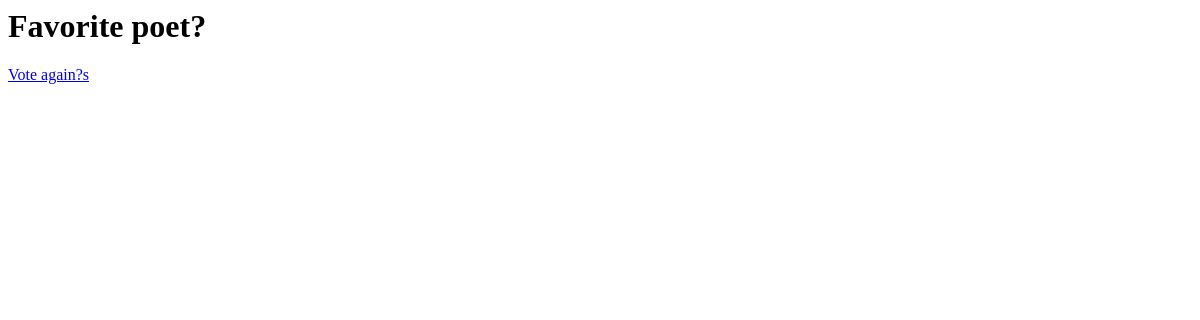
Before: /polls/4/results/ with the older database file.
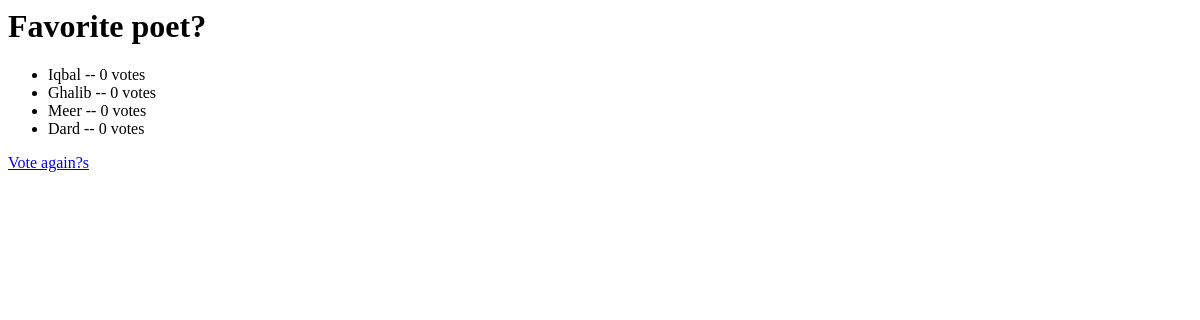
After: the same page with the newer database file.
### polls/models.py (models this page shows, shortened)
@python_2_unicode_compatible
class Question(models.Model):
	question_text = models.CharField(max_length=200)
	pub_date = models.DateTimeField("date published")
	def was_published_recently(self):
		return self.pub_date >= timezone.now() - datetime.timedelta(days=1)
	was_published_recently.admin_order_field = 'publish_date'
	was_published_recently.boolean = True
	was_published_recently.short_description = 'Published recently?'

@python_2_unicode_compatible
class Choice(models.Model):
	questeion = models.ForeignKey(Question, on_delete=models.CASCADE)
	choice_text = models.CharField(max_length=200)
	votes = models.IntegerField(default=0)

### polls/views.py (the view)
# urls.py: url(r'^(?P<pk>[0-9]+)/results/$',views.ResultsView.as_view(), name='results'),
class ResultsView(generic.DetailView):
	model = Question
	template_name = 'polls/results.html'

### polls/templates/polls/results.html
<h1>{{ question.question_text}}</h1>
<ul>
{% for choice in question.choice_set.all %}
	<li>
		{{ choice.choice_text }} -- {{ choice.votes }} vote{{choice.votes|pluralize }}
	</li>
{% endfor %}
</ul>
<a href="{% url 'polls:detail' question.id %}">Vote again?s</a>

Changed rows visible on the page:
added Choice: choice_text "Iqbal", votes "0"
added Choice: choice_text "Ghalib", votes "0"
added Choice: choice_text "Meer", votes "0"
added Choice: choice_text "Dard", votes "0"
